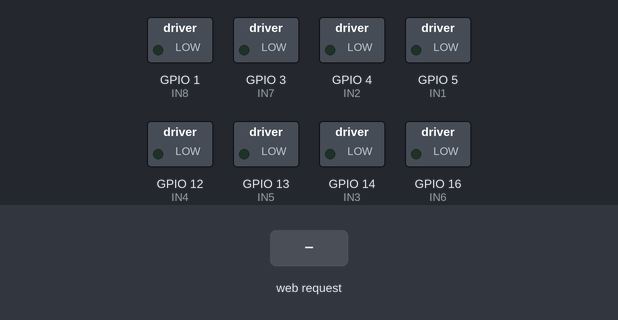
Simulated run of this sketch. Board: ESP8266 (NodeMCU). On the bench: switched loads named in the sketch (green lamp = pin HIGH). The test bench sets the inputs (shaded band).

Above: at 1.2 s.
1.3 s: HTTP request GET /cmd?move=F received
At 1.9 s:
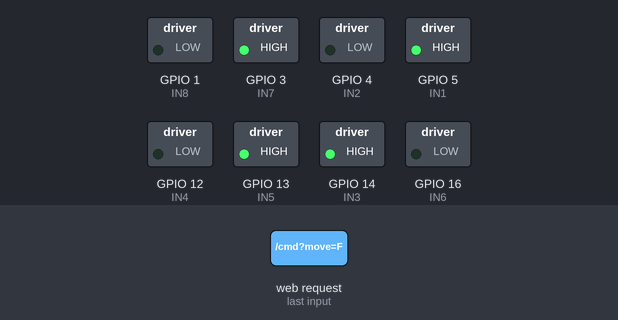
2.8 s: HTTP request GET /cmd?move=B received
At 4.0 s:
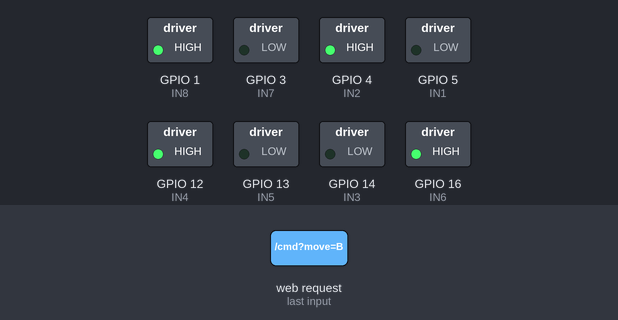
4.3 s: HTTP request GET /cmd?move=SL received
At 5.3 s:
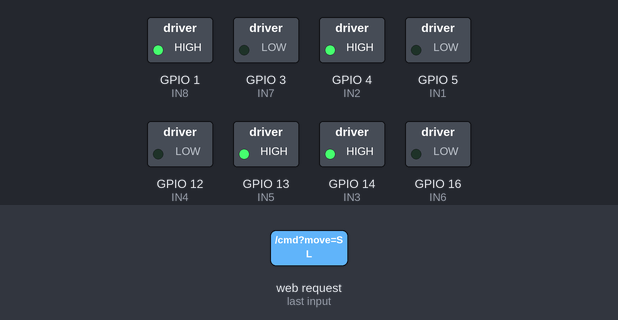
5.8 s: HTTP request GET /cmd?move=SR received
At 6.5 s:
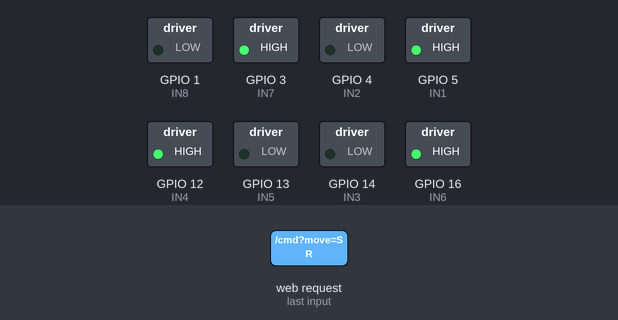
7.3 s: HTTP request GET /cmd received
At 7.6 s:
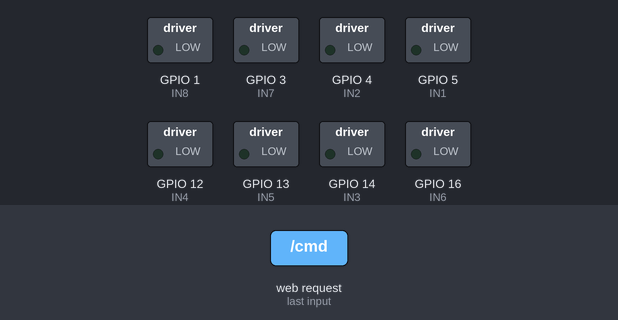
Timing chart, 0 to 9.8 s (numbered marks = the images above; inputs shaded):
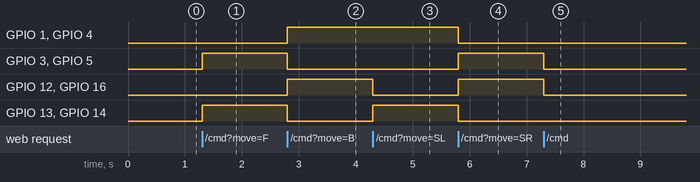

Measured:
- after the input at 1.3 s, GPIO 3 (IN7), GPIO 5 (IN1), GPIO 13 (IN5), GPIO 14 (IN3): LOW → HIGH at once
- after the input at 2.8 s, GPIO 1 (IN8), GPIO 4 (IN2), GPIO 12 (IN4), GPIO 16 (IN6): LOW → HIGH at once; GPIO 3 (IN7), GPIO 5 (IN1), GPIO 13 (IN5), GPIO 14 (IN3): HIGH → LOW at once
- after the input at 4.3 s, GPIO 12 (IN4), GPIO 16 (IN6): HIGH → LOW at once; GPIO 13 (IN5), GPIO 14 (IN3): LOW → HIGH at once
- after the input at 5.8 s, GPIO 1 (IN8), GPIO 4 (IN2), GPIO 13 (IN5), GPIO 14 (IN3): HIGH → LOW at once; GPIO 3 (IN7), GPIO 5 (IN1), GPIO 12 (IN4), GPIO 16 (IN6): LOW → HIGH at once
- after the input at 7.3 s, GPIO 3 (IN7), GPIO 5 (IN1), GPIO 12 (IN4), GPIO 16 (IN6): HIGH → LOW at once

The sketch:

mecanum_wheel_bot.ino
```cpp
#include <ESP8266WiFi.h>
#include <WiFiClient.h>
#include <ESP8266WebServer.h>

const char* ssid = "IITM-DIY-Mecanum-2D";
const char* password = "12345678";

ESP8266WebServer server(80);

// ESP8266 pin map for dual L298N wiring.
#define IN1 5    // GPIO5  (D1) - Front Left  IN1
#define IN2 4    // GPIO4  (D2) - Front Left  IN2
#define IN3 14   // GPIO14 (D5) - Front Right IN1
#define IN4 12   // GPIO12 (D6) - Front Right IN2
#define IN5 13   // GPIO13 (D7) - Back Left   IN1
#define IN6 16   // GPIO16 (D0) - Back Left   IN2
#define IN7 3    // GPIO3  (RX) - Back Right  IN1
#define IN8 1    // GPIO1  (TX) - Back Right  IN2

void handleRoot();
void handleCommand();
void stopCar();
void forward();
void backward();
void strafeRight();
void strafeLeft();
void rotateRight();
void rotateLeft();
void forwardLeft();
void forwardRight();
void backLeft();
void backRight();

const char INDEX_HTML[] PROGMEM = R"rawliteral(
<!doctype html>
<html lang="en">
<head>
<meta charset="utf-8">
<meta name="viewport" content="width=device-width,initial-scale=1,maximum-scale=1,user-scalable=no">
<title>IITM DIY School Connect - Fully Functional Mecanum</title>
<style>
:root {
  --ink:#172233;
  --muted:#5f6f86;
  --panel:#ffffff;
  --edge:#d9e6f5;
  --brand:#0b7285;
  --brand-2:#f97316;
}
* { box-sizing: border-box; }
body {
  margin: 0;
  min-height: 100vh;
  display: grid;
  place-items: center;
  padding: 14px;
  color: var(--ink);
  background:
    radial-gradient(circle at 0% 0%, #ffffff 0%, #edf4fc 45%, #e4edf8 100%);
  font-family: "Trebuchet MS", "Segoe UI", Verdana, sans-serif;
}
.card {
  width: min(520px, 100%);
  background: var(--panel);
  border: 1px solid var(--edge);
  border-radius: 22px;
  padding: 16px;
  box-shadow: 0 18px 40px rgba(23, 34, 52, 0.16);
}
h1 {
  margin: 0;
  font-size: 1.2rem;
  text-align: center;
}
.sub {
  margin: 6px 0 14px;
  text-align: center;
  color: var(--muted);
  font-size: 0.92rem;
}
.grid3 {
  display: grid;
  grid-template-columns: repeat(3, 1fr);
  gap: 10px;
  margin-bottom: 10px;
}
.grid2 {
  display: grid;
  grid-template-columns: repeat(2, 1fr);
  gap: 10px;
  margin-bottom: 10px;
}
.btn {
  border: none;
  border-radius: 13px;
  min-height: 52px;
  padding: 8px;
  font-size: 0.9rem;
  font-weight: 700;
  color: #fff;
  background: linear-gradient(140deg, var(--brand) 0%, #0f8d98 100%);
  box-shadow: 0 7px 16px rgba(11, 114, 133, 0.32);
  touch-action: none;
}
.btn:active {
  transform: translateY(1px) scale(0.98);
}
.stop {
  width: 100%;
  margin-top: 6px;
  background: linear-gradient(140deg, #c2410c 0%, var(--brand-2) 100%);
  box-shadow: 0 7px 16px rgba(249, 115, 22, 0.34);
}
.status {
  margin-top: 12px;
  border-radius: 10px;
  padding: 10px;
  background: #eef3fa;
  color: var(--muted);
  text-align: center;
  font-size: 0.9rem;
}
.footer {
  margin-top: 10px;
  text-align: center;
  font-size: 0.8rem;
  color: var(--muted);
}
.footer a {
  color: #0b5fd7;
  text-decoration: none;
  font-weight: 700;
}
</style>
</head>
<body>
<main class="card">
  <h1>IITM DIY School Connect</h1>
  <p class="sub">ESP8266 Bot - Fully Functional Dual Driver Mecanum</p>

  <section class="grid3">
    <button class="btn" data-cmd="FL">F-L</button>
    <button class="btn" data-cmd="F">Forward</button>
    <button class="btn" data-cmd="FR">F-R</button>
  </section>
  <section class="grid2">
    <button class="btn" data-cmd="SL">Strafe Left</button>
    <button class="btn" data-cmd="SR">Strafe Right</button>
  </section>
  <section class="grid3">
    <button class="btn" data-cmd="BL">B-L</button>
    <button class="btn" data-cmd="B">Backward</button>
    <button class="btn" data-cmd="BR">B-R</button>
  </section>
  <section class="grid2">
    <button class="btn" data-cmd="RL">Rotate Left</button>
    <button class="btn" data-cmd="RR">Rotate Right</button>
  </section>

  <button class="btn stop" id="stopBtn">STOP</button>
  <div class="status" id="status">Ready</div>
  <div class="footer">Made by <a href="https://www.youtube.com/@-MRFUN" target="_blank">Namai</a></div>
</main>

<script>
const statusEl = document.getElementById('status');

const labelMap = {
  F: 'Forward',
  B: 'Backward',
  SL: 'Strafing Left',
  SR: 'Strafing Right',
  RL: 'Rotating Left',
  RR: 'Rotating Right',
  FL: 'Forward Left',
  FR: 'Forward Right',
  BL: 'Backward Left',
  BR: 'Backward Right',
  S: 'Stopped'
};

function sendCmd(cmd) {
  fetch('/cmd?move=' + encodeURIComponent(cmd), { cache: 'no-store' }).catch(() => {
    statusEl.textContent = 'Connection issue. Reconnect WiFi and retry.';
  });
}

function bindHold(btn) {
  const cmd = btn.dataset.cmd;
  const down = (ev) => {
    ev.preventDefault();
    sendCmd(cmd);
    statusEl.textContent = labelMap[cmd] || 'Running';
  };
  const up = (ev) => {
    ev.preventDefault();
    sendCmd('S');
    statusEl.textContent = labelMap.S;
  };

  btn.addEventListener('pointerdown', down);
  btn.addEventListener('pointerup', up);
  btn.addEventListener('pointerleave', up);
  btn.addEventListener('pointercancel', up);
}

document.querySelectorAll('[data-cmd]').forEach(bindHold);
document.getElementById('stopBtn').addEventListener('click', () => {
  sendCmd('S');
  statusEl.textContent = labelMap.S;
});
</script>
</body>
</html>
)rawliteral";

void handleRoot() {
  server.send_P(200, "text/html", INDEX_HTML);
}

void handleCommand() {
  String move = server.arg("move");

  if (move == "F") forward();
  else if (move == "B") backward();
  else if (move == "SL") strafeLeft();
  else if (move == "SR") strafeRight();
  else if (move == "RL") rotateLeft();
  else if (move == "RR") rotateRight();
  else if (move == "FL") forwardLeft();
  else if (move == "FR") forwardRight();
  else if (move == "BL") backLeft();
  else if (move == "BR") backRight();
  else stopCar();

  server.send(200, "text/plain", "OK");
}

void setup() {
  pinMode(IN1, OUTPUT); pinMode(IN2, OUTPUT);
  pinMode(IN3, OUTPUT); pinMode(IN4, OUTPUT);
  pinMode(IN5, OUTPUT); pinMode(IN6, OUTPUT);
  pinMode(IN7, OUTPUT); pinMode(IN8, OUTPUT);

  stopCar();

  WiFi.mode(WIFI_AP);
  WiFi.softAP(ssid, password);

  server.on("/", HTTP_GET, handleRoot);
  server.on("/cmd", HTTP_GET, handleCommand);
  server.begin();
}

void loop() {
  server.handleClient();
}

void stopCar() {
  digitalWrite(IN1, LOW); digitalWrite(IN2, LOW);
  digitalWrite(IN3, LOW); digitalWrite(IN4, LOW);
  digitalWrite(IN5, LOW); digitalWrite(IN6, LOW);
  digitalWrite(IN7, LOW); digitalWrite(IN8, LOW);
}

void forward() {
  digitalWrite(IN1, HIGH); digitalWrite(IN2, LOW);
  digitalWrite(IN3, HIGH); digitalWrite(IN4, LOW);
  digitalWrite(IN5, HIGH); digitalWrite(IN6, LOW);
  digitalWrite(IN7, HIGH); digitalWrite(IN8, LOW);
}

void backward() {
  digitalWrite(IN1, LOW); digitalWrite(IN2, HIGH);
  digitalWrite(IN3, LOW); digitalWrite(IN4, HIGH);
  digitalWrite(IN5, LOW); digitalWrite(IN6, HIGH);
  digitalWrite(IN7, LOW); digitalWrite(IN8, HIGH);
}

void strafeRight() {
  digitalWrite(IN1, HIGH); digitalWrite(IN2, LOW);
  digitalWrite(IN3, LOW);  digitalWrite(IN4, HIGH);
  digitalWrite(IN5, LOW);  digitalWrite(IN6, HIGH);
  digitalWrite(IN7, HIGH); digitalWrite(IN8, LOW);
}

void strafeLeft() {
  digitalWrite(IN1, LOW);  digitalWrite(IN2, HIGH);
  digitalWrite(IN3, HIGH); digitalWrite(IN4, LOW);
  digitalWrite(IN5, HIGH); digitalWrite(IN6, LOW);
  digitalWrite(IN7, LOW);  digitalWrite(IN8, HIGH);
}

void rotateRight() {
  digitalWrite(IN1, HIGH); digitalWrite(IN2, LOW);
  digitalWrite(IN3, LOW);  digitalWrite(IN4, HIGH);
  digitalWrite(IN5, HIGH); digitalWrite(IN6, LOW);
  digitalWrite(IN7, LOW);  digitalWrite(IN8, HIGH);
}

void rotateLeft() {
  digitalWrite(IN1, LOW);  digitalWrite(IN2, HIGH);
  digitalWrite(IN3, HIGH); digitalWrite(IN4, LOW);
  digitalWrite(IN5, LOW);  digitalWrite(IN6, HIGH);
  digitalWrite(IN7, HIGH); digitalWrite(IN8, LOW);
}

void forwardLeft() {
  digitalWrite(IN1, LOW);  digitalWrite(IN2, LOW);
  digitalWrite(IN3, HIGH); digitalWrite(IN4, LOW);
  digitalWrite(IN5, HIGH); digitalWrite(IN6, LOW);
  digitalWrite(IN7, LOW);  digitalWrite(IN8, LOW);
}

void forwardRight() {
  digitalWrite(IN1, HIGH); digitalWrite(IN2, LOW);
  digitalWrite(IN3, LOW);  digitalWrite(IN4, LOW);
  digitalWrite(IN5, LOW);  digitalWrite(IN6, LOW);
  digitalWrite(IN7, HIGH); digitalWrite(IN8, LOW);
}

void backLeft() {
  digitalWrite(IN1, LOW);  digitalWrite(IN2, HIGH);
  digitalWrite(IN3, LOW);  digitalWrite(IN4, LOW);
  digitalWrite(IN5, LOW);  digitalWrite(IN6, LOW);
  digitalWrite(IN7, LOW);  digitalWrite(IN8, HIGH);
}

void backRight() {
  digitalWrite(IN1, LOW);  digitalWrite(IN2, LOW);
  digitalWrite(IN3, LOW);  digitalWrite(IN4, HIGH);
  digitalWrite(IN5, LOW);  digitalWrite(IN6, HIGH);
  digitalWrite(IN7, LOW);  digitalWrite(IN8, LOW);
}
```
